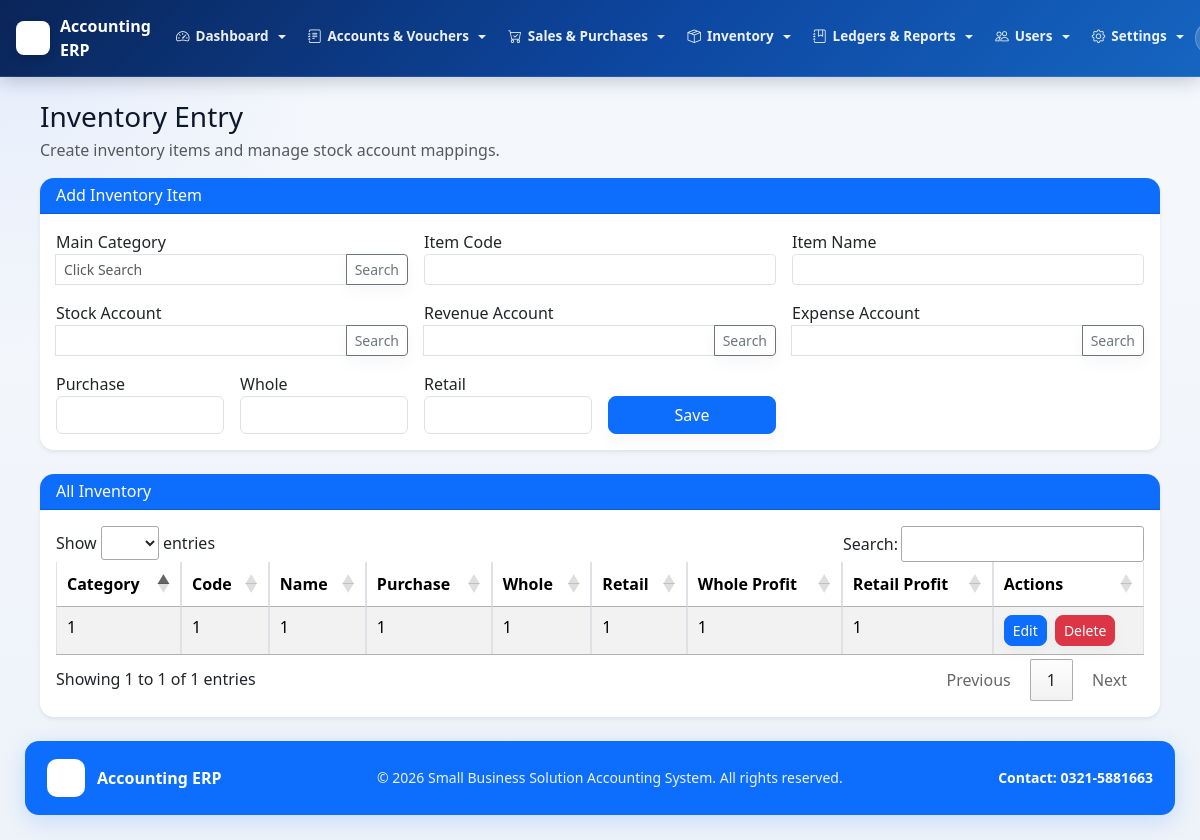
Page /admin/inventory/inventory.php (signed in) on the committed database.
### tables this page shows
CREATE TABLE `company_settings` (
  `id` int(11) NOT NULL,
  `company_name` varchar(255) NOT NULL,
  `tagline` varchar(255) NOT NULL,
  `contact` varchar(100) NOT NULL,
  `address` varchar(255) NOT NULL,
  `email` varchar(255) NOT NULL,
  `logo_path` varchar(255) NOT NULL,
  `prepared_by_label` varchar(100) NOT NULL,
  `checked_by_label` varchar(100) NOT NULL,
  `approved_by_label` varchar(100) NOT NULL,
  `print_footer` varchar(255) NOT NULL,
  `system_activity_retention_months` int(11) NOT NULL DEFAULT 0,
  `approval_history_retention_months` int(11) NOT NULL DEFAULT 0,
  `updated_at` datetime NOT NULL DEFAULT current_timestamp() ON UPDATE current_timestamp(),
  PRIMARY KEY (`id`)
);

### admin/inventory/inventory.php (the view, shortened to what the rows shown need)
<?php
include "../../includes/header.php";
?>
<link rel="stylesheet" href="<?php echo $base_url; ?>assets/css/jquery.dataTables.min.css">
<div class="container-fluid inventory-page mt-4">
<div class="card shadow-sm mt-4">
<div class="card-body">
<table id="inventoryTable"
class="table table-sm table-bordered table-striped w-100">
<thead>
<tr>
<th>Category</th>
<th>Code</th>
<th>Name</th>
<th>Purchase</th>
<th>Whole</th>
<th>Retail</th>
<th>Whole Profit</th>
<th>Retail Profit</th>
<th>Actions</th>
</tr>
</thead>
</table>
</div>
</div>
</div>
<?php include "../../includes/footer.php"; ?>

### includes/header.php (shortened to what the rows shown need)
<?php
require_once __DIR__ . "/rbac.php";
require_once __DIR__ . "/branding.php";
$base_url = "/accounting-system/";
$branding = get_branding_settings();
$minimal_layout = isset($minimal_layout) && $minimal_layout;
?>
<!DOCTYPE html>
<html lang="en">
<head>
<link href="<?php echo $base_url; ?>assets/css/bootstrap.min.css" rel="stylesheet">
<link href="<?php echo $base_url; ?>assets/bootstrap-icons-1.13.1/font/bootstrap-icons.css" rel="stylesheet">
</head>
<body>
<?php if (!$minimal_layout): ?>
<nav class="navbar navbar-expand-lg fixed-top-nav navbar-dark">
    <div class="container-fluid px-3">
        <a class="navbar-brand-erp" href="<?php echo $base_url; ?>admin/dashboard/dashboard.php">
            <?php if (!empty($branding['logo_url'])): ?>
                <img src="<?php echo htmlspecialchars($branding['logo_url']); ?>" alt="Logo" class="brand-logo-img">
            <?php endif; ?>
            <span class="d-none d-sm-inline"><?php echo htmlspecialchars($branding['company_name']); ?></span>
        </a>
        <div class="collapse navbar-collapse" id="topNavbarCollapse">
            <?php if (isset($_SESSION['user_id'])): ?>
            <?php
            $canDashboard          = rbac_can_access('dashboard_home');
            $canAiDashboard        = rbac_can_access('dashboard_ai');
            $canBackup             = rbac_can_access('database_backup');
            $canCompanySettings    = rbac_can_access('company_settings_page');
            $canPeriodClosing      = rbac_can_access('period_closing_page');
            $canRecycleBin         = rbac_can_access('recycle_bin_page');
            $canSystemActivity     = rbac_can_access('system_activity_page');
            $canApprovalHistory    = rbac_can_access('approval_history_page');
            $canUsersPage          = rbac_can_access('users_page');
            $canRolesPage          = rbac_can_access('roles_page');
            $canUserRolesPage      = rbac_can_access('user_roles_page');
            $canRolePermissionsPage= rbac_can_access('role_permissions_page');
            $canAccountLedger      = rbac_can_access('account_ledger');
            $canTrialBalance       = rbac_can_access('trial_balance');
            $canChartOfAccounts    = rbac_can_access('chart_of_accounts');
            $canOpeningBalance     = rbac_can_access('opening_balance');
            $canPaymentVoucherAdd  = rbac_can_access('payment_voucher_add');
            $canPaymentVoucherList = rbac_can_access('payment_voucher_list');
            $canReceiptVoucherAdd  = rbac_can_access('receipt_voucher_add');
            $canReceiptVoucherList = rbac_can_access('receipt_voucher_list');
            $canGeneralVoucherAdd  = rbac_can_access('general_voucher_add');
            $canGeneralVoucherList = rbac_can_access('general_voucher_list');
            $canCashBook           = rbac_can_access('cash_book');
            $canBankBook           = rbac_can_access('bank_book');
            $canCategoriesPage     = rbac_can_access('categories_page');
            $canInventoryPage      = rbac_can_access('inventory_page');
            $canStockAdjustmentAdd = rbac_can_access('stock_adjustment_add');
            $canStockAdjustmentList= rbac_can_access('stock_adjustment_list');
            $canStockLedger        = rbac_can_access('stock_ledger');
            $canPurchaseAdd        = rbac_can_access('purchase_add');
            $canPurchaseList       = rbac_can_access('purchase_list');
            $canPurchaseLedger     = rbac_can_access('purchase_ledger');
            $canSaleAdd            = rbac_can_access('sale_add');
            $canSaleList           = rbac_can_access('sale_list');
            $canSaleLedger         = rbac_can_access('sale_ledger');
            ?>
            <ul class="navbar-nav me-auto mb-2 mb-lg-0">
                <?php if ($canDashboard || $canAiDashboard): ?>
                <li class="nav-item dropdown">
                    <a class="nav-link dropdown-toggle" href="#" id="navDashboard" role="button" data-bs-toggle="dropdown" aria-expanded="false">
                        <i class="bi bi-speedometer2"></i> Dashboard
                    </a>
                </li>
                <?php endif; ?>
                <?php if ($canChartOfAccounts || $canOpeningBalance || $canPaymentVoucherAdd || $canPaymentVoucherList || $canReceiptVoucherAdd || $canReceiptVoucherList || $canGeneralVoucherAdd || $canGeneralVoucherList): ?>
                <li class="nav-item dropdown">
                    <a class="nav-link dropdown-toggle" href="#" id="navAccounts" role="button" data-bs-toggle="dropdown" aria-expanded="false">
                        <i class="bi bi-journal-text"></i> Accounts &amp; Vouchers
                    </a>
                </li>
                <?php endif; ?>
                <?php if ($canSaleAdd || $canSaleList || $canPurchaseAdd || $canPurchaseList): ?>
                <li class="nav-item dropdown">
                    <a class="nav-link dropdown-toggle" href="#" id="navSales" role="button" data-bs-toggle="dropdown" aria-expanded="false">
                        <i class="bi bi-cart-check"></i> Sales &amp; Purchases
                    </a>
                </li>
                <?php endif; ?>
                <?php if ($canInventoryPage || $canCategoriesPage || $canStockAdjustmentAdd || $canStockAdjustmentList): ?>
                <li class="nav-item dropdown">
                    <a class="nav-link dropdown-toggle" href="#" id="navInventory" role="button" data-bs-toggle="dropdown" aria-expanded="false">
                        <i class="bi bi-box-seam"></i> Inventory
                    </a>
                </li>
                <?php endif; ?>
                <?php if ($canTrialBalance || $canAccountLedger || $canCashBook || $canBankBook || $canSaleLedger || $canPurchaseLedger || $canStockLedger): ?>
                <li class="nav-item dropdown">
                    <a class="nav-link dropdown-toggle" href="#" id="navReports" role="button" data-bs-toggle="dropdown" aria-expanded="false">
                        <i class="bi bi-journal-bookmark"></i> Ledgers &amp; Reports
                    </a>
                </li>
                <?php endif; ?>
                <?php if ($canUsersPage || $canRolesPage || $canUserRolesPage || $canRolePermissionsPage): ?>
                <li class="nav-item dropdown">
                    <a class="nav-link dropdown-toggle" href="#" id="navUsers" role="button" data-bs-toggle="dropdown" aria-expanded="false">
                        <i class="bi bi-people"></i> Users
                    </a>
                </li>
                <?php endif; ?>
                <?php if ($canCompanySettings || $canPeriodClosing || $canApprovalHistory || $canSystemActivity || $canRecycleBin || $canBackup): ?>
                <li class="nav-item dropdown">
                    <a class="nav-link dropdown-toggle" href="#" id="navSettings" role="button" data-bs-toggle="dropdown" aria-expanded="false">
                        <i class="bi bi-gear"></i> Settings
                    </a>
                </li>
                <?php endif; ?>
            </ul>
            <div class="d-flex align-items-center gap-2 py-2 py-lg-0">
                <span class="user-badge-nav d-none d-md-inline-flex align-items-center">
                </span>
            </div>
            <?php endif; ?>
        </div>
    </div>
</nav>
<?php endif; ?>
<div class="content">

### includes/footer.php
<?php
require_once __DIR__ . "/branding.php";
$branding = get_branding_settings();
?>
</div>
<?php if (empty($minimal_layout)): ?>
<footer style="margin-left:0;padding:0 25px 25px;">
    <div style="background:#0d6efd;border-radius:14px;padding:18px 22px;box-shadow:0 6px 24px rgba(13,110,253,0.18);display:flex;justify-content:space-between;align-items:center;gap:12px;flex-wrap:wrap;">
        <div style="display:flex;align-items:center;gap:12px;color:#ffffff;font-weight:700;">
            <?php if (!empty($branding['logo_url'])): ?>
                <img src="<?php echo htmlspecialchars($branding['logo_url']); ?>" alt="Logo" style="width:38px;height:38px;object-fit:contain;border-radius:10px;background:#ffffff;padding:5px;">
            <?php endif; ?>
            <span><?php echo htmlspecialchars($branding['company_name']); ?></span>
        </div>
        <div style="color:rgba(255,255,255,0.92);font-size:14px;">
            &copy; <?php echo date("Y"); ?> <?php echo htmlspecialchars($branding['tagline']); ?>. All rights reserved.
        </div>
        <div style="color:#ffffff;font-weight:600;font-size:14px;">
            Contact: <?php echo htmlspecialchars($branding['contact']); ?>
        </div>
    </div>
</footer>
<?php endif; ?>
</body>
</html>

### rows in the picture
company_settings: company_name "Accounting ERP", tagline "Small Business Solution Accounting System", contact "0321-5881663"

### other values in the picture
$r['main_category'] "1"
$r['item_code'] "1"
$r['item_name'] "1"
$r['purchase_rate'] "1"
$r['whole_sale_rate'] "1"
$r['retail_rate'] "1"
$r['whole_sale_profit'] "1"
$r['retail_profit'] "1"
